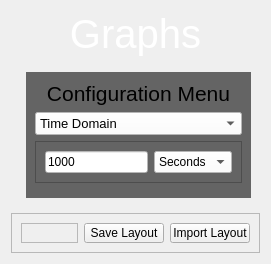
            <widget class="QWidget" name="graph_page">
             <layout class="QVBoxLayout" name="verticalLayout_8">
              <item>
               <widget class="QLabel" name="label">
                <property name="maximumSize">
                 <size>
                  <width>16777215</width>
                  <height>50</height>
                 </size>
                </property>
                <property name="font">
                 <font>
                  <pointsize>30</pointsize>
                 </font>
                </property>
                <property name="styleSheet">
                 <string notr="true">color: #FFF;</string>
                </property>
                <property name="text">
                 <string>Graphs</string>
                </property>
                <property name="alignment">
                 <set>Qt::AlignCenter</set>
                </property>
               </widget>
              </item>
              <item>
               <widget class="QFrame" name="frame_10">
                <property name="frameShape">
                 <enum>QFrame::NoFrame</enum>
                </property>
                <property name="frameShadow">
                 <enum>QFrame::Plain</enum>
                </property>
                <layout class="QHBoxLayout" name="horizontalLayout_7">
                 <item>
                  <widget class="QFrame" name="graph_frame">
                   <property name="frameShape">
                    <enum>QFrame::NoFrame</enum>
                   </property>
                   <property name="frameShadow">
                    <enum>QFrame::Raised</enum>
                   </property>
                  </widget>
                 </item>
                 <item>
                  <widget class="QFrame" name="frame_15">
                   <property name="maximumSize">
                    <size>
                     <width>225</width>
                     <height>16777215</height>
                    </size>
                   </property>
                   <property name="styleSheet">
                    <string notr="true">background-color: rgb(100, 100, 100);</string>
                   </property>
                   <property name="frameShape">
                    <enum>QFrame::NoFrame</enum>
                   </property>
                   <property name="frameShadow">
                    <enum>QFrame::Raised</enum>
                   </property>
                   <layout class="QVBoxLayout" name="verticalLayout_13">
                    <item>
                     <widget class="QLabel" name="label_10">
                      <property name="minimumSize">
                       <size>
                        <width>0</width>
                        <height>25</height>
                       </size>
                      </property>
                      <property name="maximumSize">
                       <size>
                        <width>16777215</width>
                        <height>50</height>
                       </size>
                      </property>
                      <property name="font">
                       <font>
                        <pointsize>16</pointsize>
                       </font>
                      </property>
                      <property name="text">
                       <string>Configuration Menu</string>
                      </property>
                      <property name="alignment">
                       <set>Qt::AlignCenter</set>
                      </property>
                     </widget>
                    </item>
                    <item>
                     <widget class="QComboBox" name="comboBox">
                      <property name="font">
                       <font>
                        <pointsize>10</pointsize>
                       </font>
                      </property>
                      <property name="styleSheet">
                       <string notr="true">background-color: rgb(255, 255, 255);</string>
                      </property>
                      <item>
                       <property name="text">
                        <string>Time Domain</string>
                       </property>
                      </item>
                      <item>
                       <property name="text">
                        <string>Polar Plot</string>
                       </property>
                      </item>
                      <item>
                       <property name="text">
                        <string>RPM Gauge</string>
                       </property>
                      </item>
                      <item>
                       <property name="text">
                        <string>Speedo Gauge</string>
                       </property>
                      </item>
                     </widget>
                    </item>
                    <item>
                     <widget class="QFrame" name="frame_16">
                      <property name="maximumSize">
                       <size>
                        <width>16777215</width>
                        <height>50</height>
                       </size>
                      </property>
                      <property name="frameShape">
                       <enum>QFrame::StyledPanel</enum>
                      </property>
                      <property name="frameShadow">
                       <enum>QFrame::Raised</enum>
                      </property>
                      <layout class="QHBoxLayout" name="horizontalLayout_8">
                       <item>
                        <widget class="QLineEdit" name="lineEdit">
                         <property name="autoFillBackground">
                          <bool>false</bool>
                         </property>
                         <property name="styleSheet">
                          <string notr="true">background-color: rgb(255, 255, 255);</string>
                         </property>
                         <property name="text">
                          <string>1000</string>
                         </property>
                         <property name="maxLength">
                          <number>4</number>
                         </property>
                        </widget>
                       </item>
                       <item>
                        <widget class="QComboBox" name="comboBox_2">
                         <property name="styleSheet">
                          <string notr="true">background-color: rgb(255, 255, 255);</string>
                         </property>
                         <item>
                          <property name="text">
                           <string>Seconds</string>
                          </property>
                         </item>
                         <item>
                          <property name="text">
                           <string>Minutes</string>
                          </property>
                         </item>
                         <item>
                          <property name="text">
                           <string>Samples</string>
                          </property>
                         </item>
                        </widget>
                       </item>
                      </layout>
                     </widget>
                    </item>
                    <item>
                     <widget class="QFrame" name="frame_17">
                      <property name="frameShape">
                       <enum>QFrame::StyledPanel</enum>
                      </property>
                      <property name="frameShadow">
                       <enum>QFrame::Raised</enum>
                      </property>
                     </widget>
                    </item>
                   </layout>
                  </widget>
                 </item>
                </layout>
               </widget>
              </item>
              <item>
               <widget class="QFrame" name="frame_14">
                <property name="maximumSize">
                 <size>
                  <width>16777215</width>
                  <height>40</height>
                 </size>
                </property>
                <property name="frameShape">
                 <enum>QFrame::StyledPanel</enum>
                </property>
                <property name="frameShadow">
                 <enum>QFrame::Raised</enum>
                </property>
                <layout class="QHBoxLayout" name="horizontalLayout_9">
                 <item>
                  <widget class="QFrame" name="frame_18">
                   <property name="frameShape">
                    <enum>QFrame::StyledPanel</enum>
                   </property>
                   <property name="frameShadow">
                    <enum>QFrame::Raised</enum>
                   </property>
                  </widget>
                 </item>
                 <item>
                  <widget class="QPushButton" name="savelayout_btn">
                   <property name="maximumSize">
                    <size>
                     <width>80</width>
                     <height>16777215</height>
                    </size>
                   </property>
                   <property name="styleSheet">
                    <string notr="true">QPushButton {
	color: rgb(0, 0, 0);
	border-color: rgb(240, 240, 240);
	background-color: rgb(240, 240, 240);

}
QPushButton:hover {
	background-color: rgb(0, 85, 255);
}</string>
                   </property>
                   <property name="text">
                    <string>Save Layout</string>
                   </property>
                  </widget>
                 </item>
                 <item>
                  <widget class="QPushButton" name="importlayout_btn">
                   <property name="maximumSize">
                    <size>
                     <width>80</width>
                     <height>16777215</height>
                    </size>
                   </property>
                   <property name="styleSheet">
                    <string notr="true">QPushButton {
	color: rgb(0, 0, 0);
	border-color: rgb(240, 240, 240);
	background-color: rgb(240, 240, 240);

}
QPushButton:hover {
	background-color: rgb(0, 85, 255);
}</string>
                   </property>
                   <property name="text">
                    <string>Import Layout</string>
                   </property>
                  </widget>
                 </item>
                </layout>
               </widget>
              </item>
             </layout>
            </widget>
